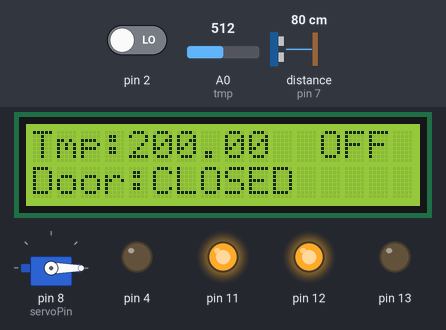
Simulated run of this sketch. Board: Arduino Uno, built with avr-gcc and run on an emulated ATmega328P. On the bench: servo, 16×2 character LCD, output pins drawn as LEDs (lit = HIGH). Wiring (inferred from the names in the program): ultrasonic range finder: trigger pin 7; echo pin 7. The inputs (shaded band) are chosen by the test bench; at power-on: distance to the obstacle (sensor on pin 7) 80 cm, pin 2 LOW, A0 (tmp) = 512. The echo pulse lasts 58.3 µs per cm; what the sketch prints to the serial monitor is not drawn.

Above: at 1.2 s.
1.3 s: distance to the obstacle (sensor on pin 7) set to 2 cm
At 2.8 s:
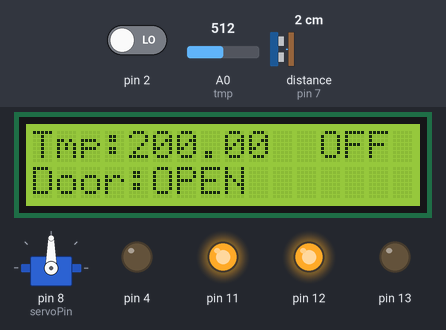
5.4 s: pin 2 driven HIGH
At 6.9 s:
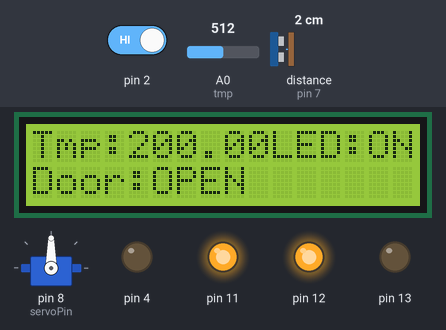
9.5 s: distance to the obstacle (sensor on pin 7) set to 36 cm
11.6 s: distance to the obstacle (sensor on pin 7) set to 43 cm
At 12.9 s:
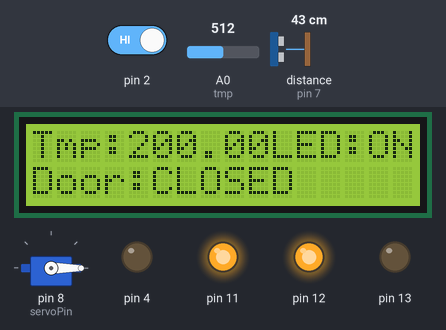
15.7 s: A0 (tmp) set to 153
At 17.0 s:
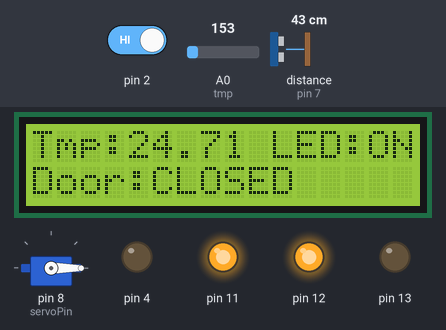
18.7 s: A0 (tmp) set to 127
At 21.0 s:
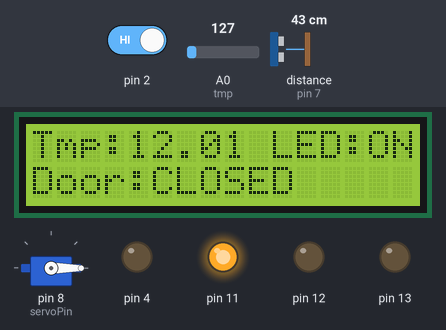
Timing chart, 0 to 22.5 s (numbered marks = the images above; inputs shaded):
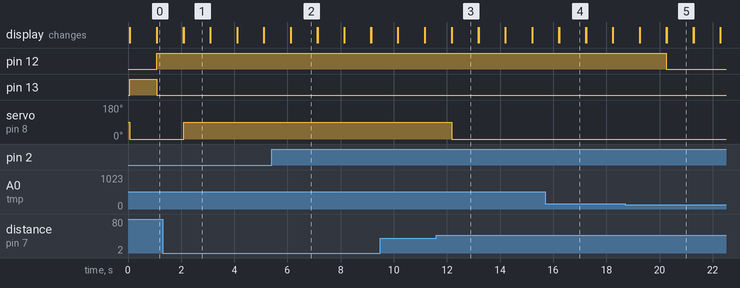

Measured:
- the behaviour switches between 40 and 41 cm on distance to the obstacle (sensor on pin 7) (found by bisection; images 2 and 3)
- the behaviour switches between 144 and 143 on A0 (tmp) (found by bisection; images 4 and 5)
- after the input at 1.3 s, servo on pin 8 (servoPin): 0° → 90° after 0.79 s; the display: first differs from a run without the input after 0.79 s (image 1)
- after the input at 5.4 s, the display: first differs from a run without the input after 0.72 s (image 2)
- after the input at 11.6 s, servo on pin 8 (servoPin): 90° → 0° after 0.58 s; the display: first differs from a run without the input after 0.58 s (image 3)
- after the input at 15.7 s, the display: first differs from a run without the input after 0.52 s (image 4)
- after the input at 18.7 s, pin 12: HIGH → LOW after 1.6 s; the display: first differs from a run without the input after 0.56 s (image 5)

The sketch:

P.PAVITHRA_HOME_AUTOMATION_.ino
```cpp
#include<Servo.h>
#include<LiquidCrystal.h>
LiquidCrystal lcd(A1,10,9,6,5,3);
float value;
int tmp = A0;
const int pingPin = 7;
int servoPin = 8;

Servo servo1;
void setup()
{
  Serial.begin(9600);
  servo1.attach(servoPin);
  lcd.begin(16, 2);
  pinMode(2,INPUT);
  pinMode(4,OUTPUT);
  pinMode(11,OUTPUT);
  //pinMode(10,INPUT);
  //pinMode(2,OUTPUT);
  //pinMode(8,OUTPUT);
  //pinMode(9,output);
  //pinMode(11,OUTPUT);
  //pinMode(13,OUTPUT);
  //pinMode(14,OUTPUT);

  pinMode(12,OUTPUT);
  pinMode(13,OUTPUT);
  pinMode(A0,INPUT);
  digitalWrite(2,LOW);
  digitalWrite(11,HIGH);
  //digitalWrite(5,OUTPUT);
  digitalWrite(3,OUTPUT);
  digitalWrite(7,OUTPUT);
  digitalWrite(11,OUTPUT);
  digitalWrite(13,OUTPUT);
  //digitalWrite(A0,OUTPUT);
}

void loop()
{

  long duration, inches, cm;

  pinMode(pingPin, OUTPUT);
  digitalWrite(pingPin, LOW);
  delayMicroseconds(2);
  digitalWrite(pingPin, HIGH);
  delayMicroseconds(5);
  digitalWrite(pingPin, LOW);


  pinMode(pingPin, INPUT);
  duration = pulseIn(pingPin, HIGH);


  inches = microsecondsToInches(duration);
  cm = microsecondsToCentimeters(duration);

  servo1.write(0);

  if(cm < 40)
  {
    servo1.write(90);
    lcd.setCursor(0,1);
    lcd.print("Door:OPEN");

  }
  else
  {
    servo1.write(0);
    lcd.setCursor(0,1);
    lcd.print("Door:CLOSED");

  }


  int pir = digitalRead(2);

  if(pir == HIGH)
  {
    digitalWrite(4,HIGH);
    lcd.setCursor(10,0);
    lcd.print("LED:ON");
   // delay(500);
  }
  else if(pir == LOW)
     lcd.setCursor(12,0);
    lcd.print("OFF");
  {
    digitalWrite(4,LOW);
  }

 value = analogRead(tmp)*0.004882814;
  value = (value - 0.5) * 100.0;
  lcd.setCursor(0,0);
	lcd.print("Tmp:");
  	lcd.print(value);
  	delay(1000);


  Serial.println("temperature");
  Serial.println(value);

  if(value > 20)
  {
    digitalWrite(12,HIGH);
    digitalWrite(13,LOW);
  }
  else
  {
    digitalWrite(12,LOW);
    digitalWrite(13,LOW);
  }
  lcd.clear();
}

long microsecondsToInches(long microseconds) {
  return microseconds / 74 / 2;
}

long microsecondsToCentimeters(long microseconds) {
  return microseconds / 29 / 2;
}
```
